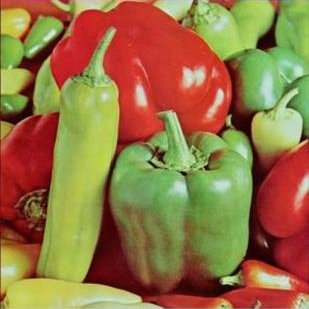
#> input picture Bachelor's/Year IV/Image Processing/Lab/Lab_4/peppers.png, 309 x 309 px
$ jupyter execute --allow-errors 'Lab IV - Edge Detection.ipynb'
#> lines starting #> are read from the running program, lines starting #| are printed output that depends on the picture
# Image Processing
# Lab V - Edge Detection

## 1. Introduction

As discussed in the previous lab, in many applications, objects have to be separated from each other and from the background. Humans are naturally efficient at this task, since they can see where one object ends, and another one begins. Even though this process is automatic for us, in order to "explain" it to a computer, one needs to formalize the idea of an object "ending".

Objects are delimited in images by their edges. The simplest way to think of edges is to take the case of cartoons, where, in most cases, objects and characters are clearly delimited by an outline. Objects do not have contours in real life however, so it is required to define the edge of an object.

<b>Edges are sudden changes in the values of pixels.</b> These changes may be caused by the boundaries of an object, variations in scene lighting, or other factors.

Today's lab will focus on three methods of extracting edges from grayscale images. They compute the magnitude (strength) of the edges. In order to get a binary decision (edge / not an edge), these magnitude values should be thresholded.

## 2. The gradient method
The mathematics behind this method has been discussed during your lectures, so the explanation will target the implementation of this method. Long story short, the gradient method says that edges are sudden changes in pixel values, so this implies high values of the gradient in that point (gradients are just derivaties, but in multi-dimensional spaces).

The algorithm computes the horizontal and vertical gradients of each pixel in the image, where:
 - <b>the horizontal gradient is the difference between the current pixel and the one on the right</b>
 $$dx = I[i,j]-I[i,j+1]$$
 - <b>the vertical gradient is the difference between the current pixel and the one below</b>
 $$dy = I[i,j]-I[i+1,j]$$

Knowing the gradients, the edge strength is the magnitude of the gradient:
$$O[i,j] = \sqrt{dx^2+dy^2}$$

<center>Gradient computation</center>

There are some other alternate solutions for computing the horizontal and vertical gradients:
- subtract the pixels on the left and above, instead of right and below
- subtract the pixel below from the pixel above and the pixel on the right from the pixel on the left

<i>Computing the gradients is nothing more than filtering the image with some particular kernels! Think about it. How would you define the 3x3 kernels for the two gradients?</i>

## 3. The compass method

Unlike the gradient method, the compass method computes 4 absolute differences, between:
 - the left and right pixels
 - the top and bottom pixels
 - the top-left and bottom-right pixels
 - the top-right and bottom-left pixels

The edge strength is the biggest of the four differences.
<center>The compass method</center>

## 4. Sobel operators
Noisy images will have noisy edges as well, since the values are altered. Some edges will be lost, and some new ones will appear. If the image were to be filtered with a average filter, the edges would be affected because of the blurring effect of this kind of filters.

To tackle this issue, Sobel filters are used, which both filter and detect edges. They do not blur the image when filtering, since they filter both sides of the edge separately.

To compute the edge, one must filter all pixels in the image with the four kernels (F1,F2,F3,F4). After that, the edge strength is the largest value resulted from the four filters. The kernels are presented in the figure below:
<center>The four kernels</center>

Based on the constant <b>C</b>, there are several kind of kernels:
 - if C=1 the kernels are called Prewitt kernels
 - if C=2 the kernels are called Sobel kernels
 - if C=$\sqrt{2}$ the kernels are called isotropic kernels

## Attention! Remember to scale the values of the grayscale image to be in the 0...255 interval
```python
img = io.imread(...)
img = color.rgb2gray(img)
img = img*255
```

### Exercise 1. Implement the gradient method on a grayscale image.

[cell 1]
import numpy as np
import matplotlib.pyplot as plt
from skimage import io, color
import math

img = io.imread('peppers.png')
#> img is the input picture: shape (309, 309, 3); mean R, G, B 149.4, 115.5, 67.1
img = color.rgb2gray(img)
#> img: shape (309, 309) float64
#> (the rest of this cell did not finish here and is left out)

### Exercise 2. Implement the compass method on a grayscale image.
To get the maximum value you can use:
```python
m = np.max([D1,D2,D3,D4])
```

[cell 2]
import numpy as np
import matplotlib.pyplot as plt
from skimage import io, color

img = io.imread('peppers.png')
img = color.rgb2gray(img)
img = (img * 255).astype(int)

plt.figure(), plt.imshow(img, cmap = 'gray')

h, w = img.shape
#> h = 309; w = 309

mask_d1 = [[0, 0, 0], [0, 1, -1], [0, 0, 0]]
mask_d2 = [[-1, 0, 0], [0, 0, 0], [0, 0, 1]]
mask_d3 = [[0, 1, 0], [0, 0, 0], [0, -1, 0]]
mask_d4 = [[0, 0, 1], [0, 0, 0], [-1, 0, 0]]

img_d1 = img.copy()
img_d2 = img.copy()
img_d3 = img.copy()
img_d4 = img.copy()
img_comp = img.copy()

w_size = 3
border = w_size // 2
for i in range(border, h - border):
    for j in range(border, w - border):
        V = img[i - border:i + border + 1, j - border:j + border + 1]
        V_d1 = V * mask_d1
        V_d2 = V * mask_d2
        V_d3 = V * mask_d3
        V_d4 = V * mask_d4

        img_d1[i, j] = np.sum(V_d1)
        img_d2[i, j] = np.sum(V_d2)
        img_d3[i, j] = np.sum(V_d3)
        img_d4[i, j] = np.sum(V_d4)
        img_comp[i, j] = np.max([abs(img_d1[i, j]), abs(img_d2[i, j]), abs(img_d3[i, j]), abs(img_d4[i, j])])
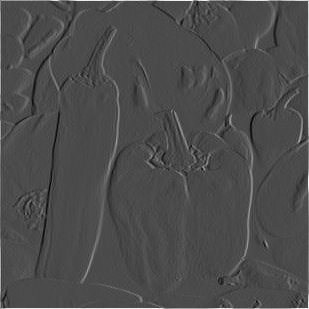
#> img_d1: shape (309, 309) int64; min -91, max 216, mean 1.6; drawn with min black and max white
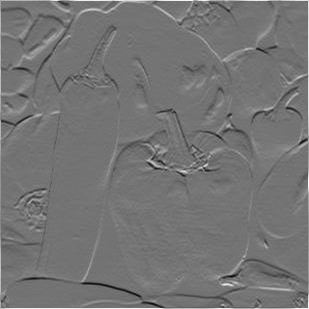
#> img_d3: shape (309, 309) int64; min -180, max 216, mean 1.5; drawn with min black and max white

plt.figure(), plt.imshow(img_d1, cmap = 'gray', vmin = -255, vmax = 255)
plt.figure(), plt.imshow(img_d2, cmap = 'gray', vmin = -255, vmax = 255)
plt.figure(), plt.imshow(img_d3, cmap = 'gray', vmin = -255, vmax = 255)
plt.figure(), plt.imshow(img_d4, cmap = 'gray', vmin = -255, vmax = 255)
plt.figure(), plt.imshow(img_comp, cmap = 'gray', vmin = 0, vmax = 255)

### Exercise 3. Implement the Sobel method on a grayscale image.
Try different values for C

[cell 3]
import numpy as np
import matplotlib.pyplot as plt
from skimage import io, color

img = io.imread('peppers.png')
img = color.rgb2gray(img)
img = (img * 255).astype(int)

plt.figure(), plt.imshow(img, cmap = 'gray')

h, w = img.shape

c = 1 # for Prewitt kernels
# c = 2 # for Sobel kernels
# c = np.sqrt(2) # for intrinsic kernels

mask_f1 = [[1, c, 1], [0, 0, 0], [-1, -c, -1]]
mask_f2 = [[0, 1, c], [-1, 0, 1], [-c, -1, 0]]
mask_f3 = [[-1, 0, 1], [-c, 0, c], [-1, 0, 1]]
mask_f4 = [[-c, -1, 0], [-1, 0, 1], [0, 1, c]]

img_f1 = img.copy()
img_f2 = img.copy()
img_f3 = img.copy()
img_f4 = img.copy()
img_sobel = img.copy()

w_size = 3
border = w_size // 2
for i in range(border, h - border):
    for j in range(border, w - border):
        V = img[i - border:i + border + 1, j - border:j + border + 1]
        V_f1 = V * mask_f1
        V_f2 = V * mask_f2
        V_f3 = V * mask_f3
        V_f4 = V * mask_f4

        img_f1[i, j] = np.sum(V_f1)
        img_f2[i, j] = np.sum(V_f2)
        img_f3[i, j] = np.sum(V_f3)
        img_f4[i, j] = np.sum(V_f4)
        img_sobel[i, j] = np.max([abs(img_f1[i, j]), abs(img_f2[i, j]), abs(img_f3[i, j]), abs(img_f4[i, j])])
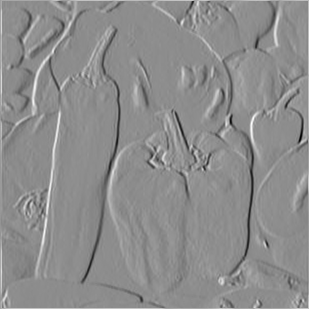
#> img_f3: shape (309, 309) int64; min -510, max 414, mean 2.1; drawn with min black and max white
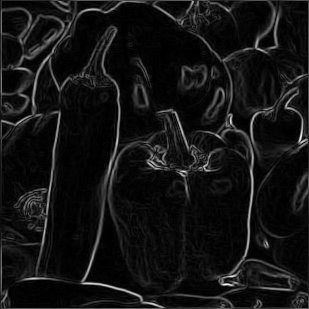
#> img_sobel: shape (309, 309) int64; min 0, max 554, mean 43.6; drawn with min black and max white

plt.figure(), plt.imshow(img_f1, cmap = 'gray', vmin = -255, vmax = 255), plt.title('f1')
plt.figure(), plt.imshow(img_f2, cmap = 'gray', vmin = -255, vmax = 255), plt.title('f2')
plt.figure(), plt.imshow(img_f3, cmap = 'gray', vmin = -255, vmax = 255), plt.title('f3')
plt.figure(), plt.imshow(img_f4, cmap = 'gray', vmin = -255, vmax = 255), plt.title('f4')
plt.figure(), plt.imshow(img_sobel, cmap = 'gray', vmin = 0, vmax = 255 * 1.44), plt.title('sobel')

### Exercise 4. Add noise to an image. Test the different methods and compare the results.
To add noise use:
```python
from skimage import io,color,util

...
img = io.imread(...)
img = color.rgb2gray(img)

img_noise = util.random_noise(img,mode='gaussian',mean=0,var=0.001)
img_noise = img_noise*255
```

[cell 4]
import numpy as np
import matplotlib.pyplot as plt
from skimage import io, color, util
import math

img = io.imread('peppers.png')
img = color.rgb2gray(img)
img = (img * 255).astype(int)

img_n = util.random_noise(img, mode = 'gaussian', mean = 0, var = 0.01)
img_n = (img_n * 255).astype(int)

plt.figure()
plt.imshow(img, cmap = 'gray')

plt.figure()
plt.imshow(img_n, cmap = 'gray')

mask_x = np.array([[0, 0, 0], [-1, 0, 1], [0, 0, 0]])
mask_y = np.array([[0, -1, 0], [0, 0, 0], [0, 1, 0]])

img_fx = img_n.copy()
img_fy = img_n.copy()
img_fgrad = img_n.copy()

w, h = img.shape

w_size = 3
border = w_size // 2

for i in range (border, h - border):
    for j in range(border, w - border):
        V = img_n[i - border:i + border + 1, j - border:j + border + 1]
        V_x = V * mask_x
        V_y = V * mask_y
        img_fx[i, j] = np.sum(V_x)
        img_fy[i, j] = np.sum(V_y)
        img_fgrad[i, j] = math.sqrt(img_fx[i, j] ** 2 + img_fy[i, j] ** 2)
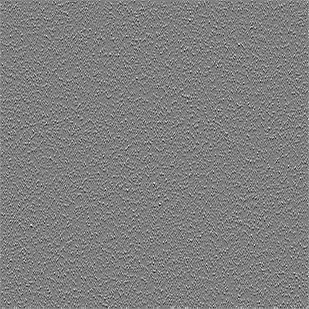
#> img_fy: shape (309, 309) int64; min -100, max 100, mean 0.1; drawn with min black and max white

plt.figure()
plt.imshow(img_fx, cmap = 'gray', vmin = -255, vmax = 255)

plt.figure()
plt.imshow(img_fy, cmap = 'gray', vmin = -255, vmax = 255)

plt.figure()
plt.imshow(img_fgrad, cmap = 'gray', vmin = 0, vmax = 255 * 1.44)

h, w = img.shape

mask_d1 = np.array([[0, 0, 0], [-1, 0, 1], [0, 0, 0]])
mask_d2 = np.array([[-1, 0, 0], [0, 0, 0], [0, 0, 1]])
mask_d3 = np.array([[0, -1, 0], [0, 0, 0], [0, 1, 0]])
mask_d4 = np.array([[0, 0, -1], [0, 0, 0], [1, 0, 0]])

img_d1 = img_n.copy()
img_d2 = img_n.copy()
img_d3 = img_n.copy()
img_d4 = img_n.copy()
img_fcomp = img_n.copy()

for i in range (border, h - border):
    for j in range(border, w - border):
        V = img_n[i - border:i + border + 1, j - border:j + border + 1]
        D1 = V * mask_d1
        D2 = V * mask_d2
        D3 = V * mask_d3
        D4 = V * mask_d4

        img_d1[i, j] = (np.sum(D1))
        img_d2[i, j] = (np.sum(D2))
        img_d3[i, j] = (np.sum(D3))
        img_d4[i, j] = (np.sum(D4))

        img_fcomp[i, j] = max(np.abs(img_d1[i, j]), np.abs(img_d2[i, j]), np.abs(img_d3[i, j]), np.abs(img_d4[i, j]))
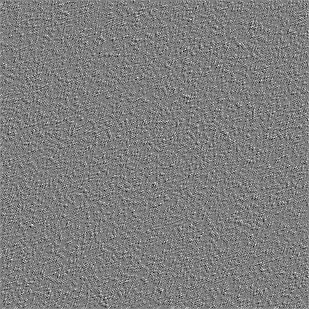
#> img_d4: shape (309, 309) int64; min -100, max 102, mean 0.1; drawn with min black and max white
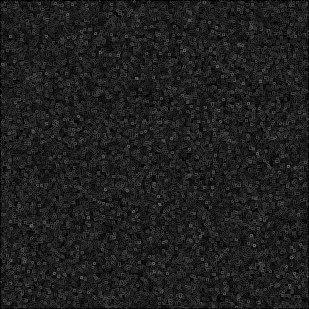
#> img_fcomp: shape (309, 309) int64; min 0, max 102, mean 31.1

plt.figure()
plt.imshow(img_d1, cmap = 'gray', vmin = -255, vmax = 255)

plt.figure()
plt.imshow(img_d2, cmap = 'gray', vmin = -255, vmax = 255)

plt.figure()
plt.imshow(img_d3, cmap = 'gray', vmin = -255, vmax = 255)

plt.figure()
plt.imshow(img_d4, cmap = 'gray', vmin = -255, vmax = 255)

plt.figure()
plt.imshow(img_fcomp, cmap = 'gray', vmin = 0, vmax = 255)

img_f1 = img_n.copy()
img_f2 = img_n.copy()
img_f3 = img_n.copy()
img_f4 = img_n.copy()
img_fsobel = img_n.copy()

for c in [1, 2, math.sqrt(2)]:
    for i in range (border, h - border):
        for j in range(border, w - border):
            mask_f1 = np.array([[1, c, 1], [0, 0, 0], [-1, -c, -1]])
            mask_f2 = np.array([[0, 1, c], [-1, 0, 1], [-c, -1, 0]])
            mask_f3 = np.array([[-1, 0, 1], [-c, 0, c], [-1, 0, 1]])
            mask_f4 = np.array([[-c, -1, 0], [-1, 0, 1], [0, 1, c]])

            V = img_n[i - border:i + border + 1, j - border:j + border + 1]
            F1 = V * mask_f1
            F2 = V * mask_f2
            F3 = V * mask_f3
            F4 = V * mask_f4

            img_f1[i, j] = (np.sum(F1))
            img_f2[i, j] = (np.sum(F2))
            img_f3[i, j] = (np.sum(F3))
            img_f4[i, j] = (np.sum(F4))

            img_fsobel[i, j] = max(np.abs(img_f1[i, j]), np.abs(img_f2[i, j]), np.abs(img_f3[i, j]), np.abs(img_f4[i, j]))

    plt.figure()
    plt.imshow(img_f1, cmap = 'gray', vmin = -255, vmax = 255)

    plt.figure()
    plt.imshow(img_f2, cmap = 'gray', vmin = -255, vmax = 255)

    plt.figure()
    plt.imshow(img_f3, cmap = 'gray', vmin = -255, vmax = 255)

    plt.figure()
    plt.imshow(img_f4, cmap = 'gray', vmin = -255, vmax = 255)

    plt.figure()
    plt.imshow(img_fsobel, cmap = 'gray', vmin = 0, vmax = 255)
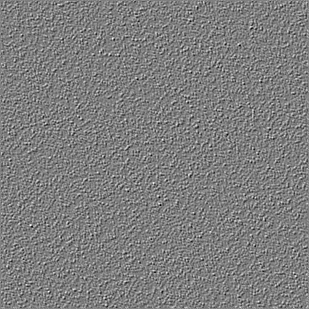
#> img_f4: shape (309, 309) int64; min -205, max 208, mean 0.1; drawn with min black and max white
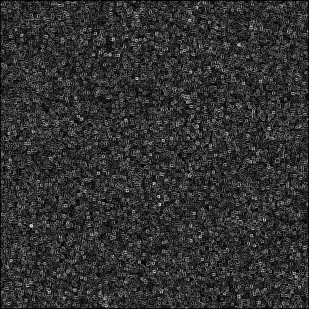
#> img_fsobel: shape (309, 309) int64; min 0, max 241, mean 48.8
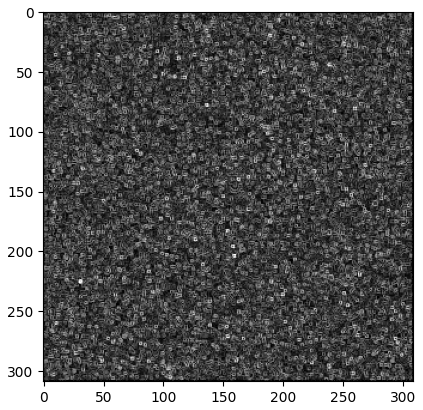
#> figure drawn by matplotlib, 1 panel
